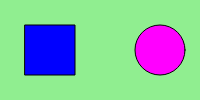
Frame 1 (no input)
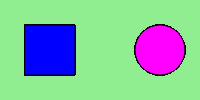
Frame 60 (no input)
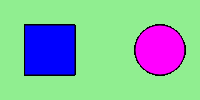
Frame 120 (the mouse pressed at the canvas centre since frame 60)

The p5.js sketch that drew these frames (run headless with seeded random() and noise() and a simulated clock; from frame 60 on, the mouse is pressed at the canvas centre):

// p5.js sketch
// ── sketch.js
var value = 'blue';
var valueTwo = 'magenta';

function setup(){
    createCanvas(200,100);
    background ('lightGreen');
}

function draw() {
  fill(value);
  rect(25, 25, 50, 50);
  fill(valueTwo);
  ellipse(160, 50, 50, 50);
}

function doubleClicked() {
  if (value === 'blue') {
    value = 'red';
  } else {
    value = 'blue';
  }
}
  function mouseClicked() {
      if (valueTwo === 'magenta'){
          valueTwo = 'yellow';
      } else {
          valueTwo = 'magenta';
      }
  } 
